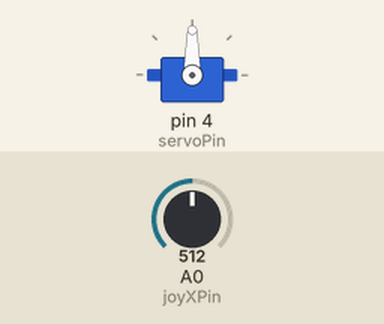
Simulated run of this sketch. Board: Arduino Uno, built with avr-gcc and run on an emulated ATmega328P. Parts: servo. The test bench sets the inputs (shaded band); at power-on: A0 (joyXPin) = 512.

Above: at 1.2 s.
1.3 s: A0 (joyXPin) set to 716
At 1.7 s:
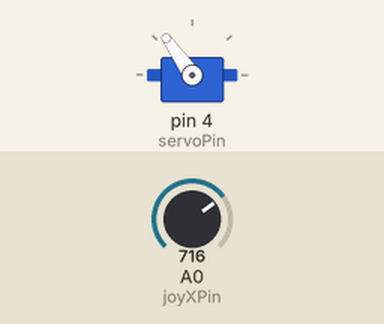
2.8 s: A0 (joyXPin) set to 900
At 3.7 s:
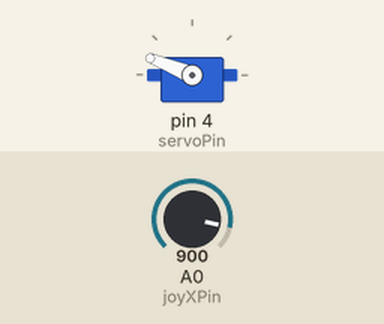
4.3 s: A0 (joyXPin) set to 1023
At 5.1 s:
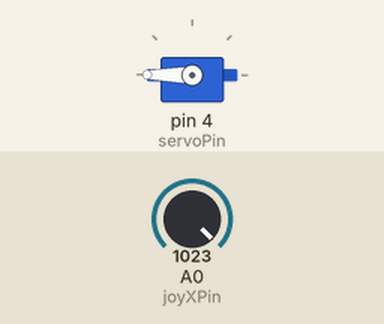
5.8 s: A0 (joyXPin) set to 306
At 7.0 s:
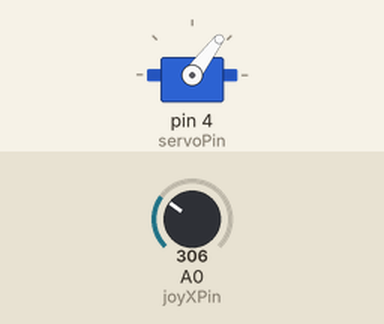
7.3 s: A0 (joyXPin) set to 122
At 8.6 s:
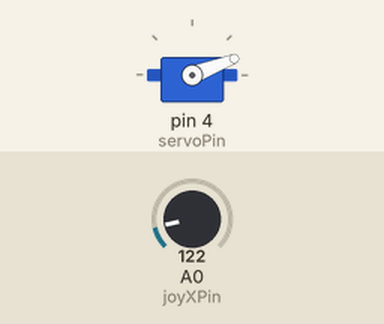
Timing chart, 0 to 9.8 s (numbered marks = the images above; inputs shaded):
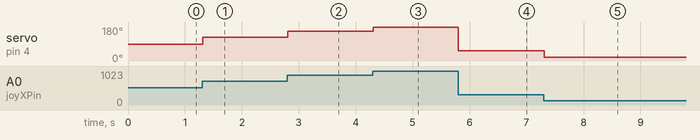

The sketch:

ServoPosicion.ino
```cpp
/*
 * Programa para controlar la posición de un servo
 * en función de la posición del Joystick X
 *
 * Pin A0 Joystick X
 * Pin 8 Servomotor
 *
 * Diciembre de 2017
 * Jose Pujol
 * Basado en programa Knob IDE Arduino- Michal Rinott
 */

// libreria Servo
#include <Servo.h>  // incluye la libreria Servo
Servo myservo;  // crea el objeto myservo tipo servo

// constantes para conexion pines
const int joyXPin = A0;  // pin de conexion de joystick X
const int servoPin=4;   // pin de conexion de servo

// variables que cambian
int joyXValue=0;    // almacenar el valor del potenciometro
int angle = 0;     // numero de grados de la posicion del servo

void setup()
{
  myservo.attach(servoPin);   // vincula el servo al pin digital 4
}

void loop()
{
  joyXValue = analogRead(joyXPin);   // lectura del potenciometro 0-1023
  angle = map(joyXValue, 0, 1023, 0, 180);   // convierte el potenciometro a valor angulo 0-180
  myservo.write(angle);   // posiciona el servo al angulo
  delay(15);  // tiempo de espera para que el servo alcance la posicion
}
```

Measured:
- after the input at 1.3 s, servo on pin 4 (servoPin): 90° → 125° at once
- after the input at 2.8 s, servo on pin 4 (servoPin): 125° → 158° at once
- after the input at 4.3 s, servo on pin 4 (servoPin): 158° → 180° at once
- after the input at 5.8 s, servo on pin 4 (servoPin): 180° → 53° at once
- after the input at 7.3 s, servo on pin 4 (servoPin): 53° → 21° at once
